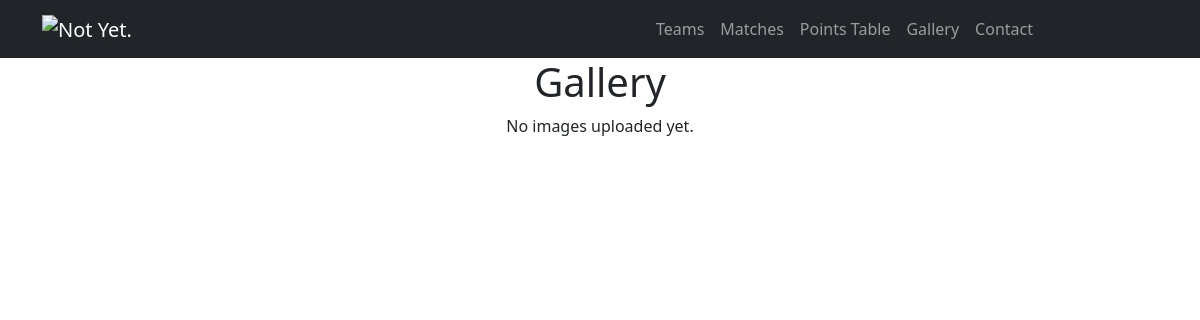
The page /gallery/ on the database as committed earlier.
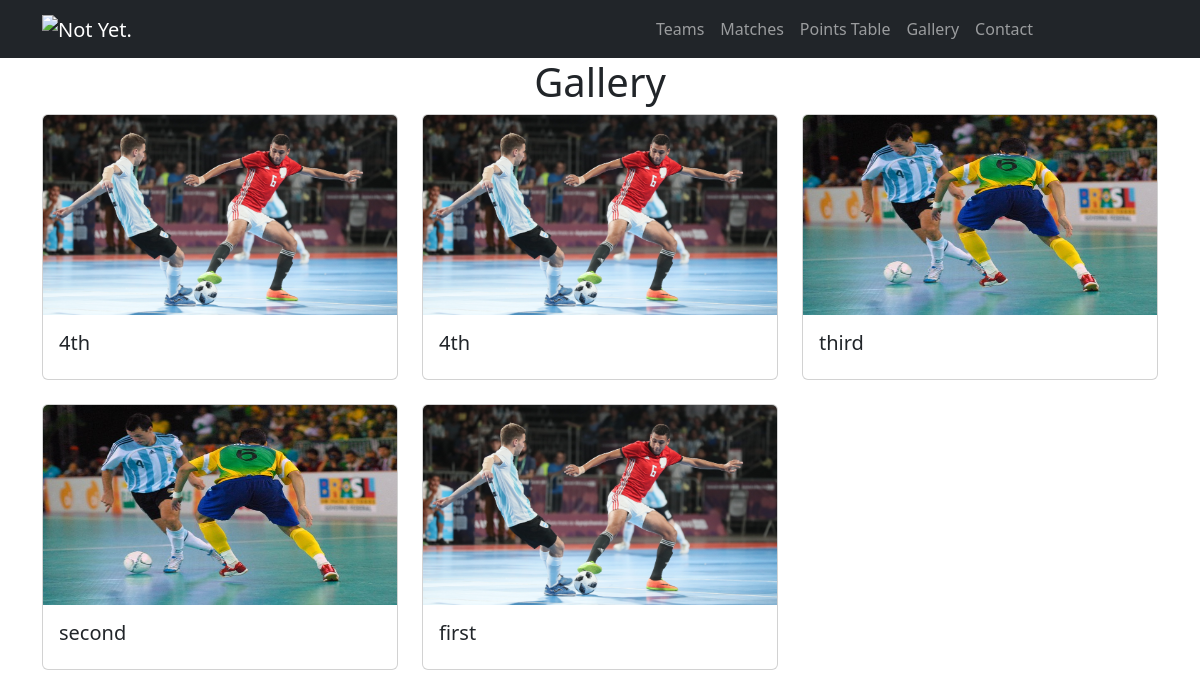
The same page on the database as committed later.
### tournaments/models.py (models this page shows, shortened)
class Gallery(models.Model):
    title = models.CharField(max_length=255, blank=True, null=True)
    image = models.ImageField(upload_to='gallery/')
    uploaded_at = models.DateTimeField(auto_now_add=True)

### tournaments/views.py (the view)
# urls.py: path('gallery/', views.gallery),
def gallery(request):
    images = Gallery.objects.all().order_by('-uploaded_at')
    return render(request, 'gallery.html', {'images': images})

### tournaments/templates/gallery.html
{% extends 'base.html' %}
{% block content %}
{% load static %}
<h1 class="text-center">Gallery</h1>
<div class="container">
    <div class="row">
        {% for image in images %}
        <div class="col-md-4">
            <div class="card mb-4">
                <img style="height: 200px; width: 360px;" src="{{ image.image.url }}" class="card-img-top img-fluid" alt="{{ image.title }}">
                <div class="card-body">
                    <h5 class="card-title">{{ image.title }}</h5>
                </div>
            </div>
        </div>
        {% empty %}
        <p class="text-center">No images uploaded yet.</p>
        {% endfor %}
    </div>
</div>
{% endblock %}

### tournaments/templates/base.html (shortened to what this page needs)
{% load static %}
<!DOCTYPE html>
<html lang="en">
<head>
    <link rel="stylesheet" href="{% static 'style.css' %}">
    <link href="https://cdn.jsdelivr.net/npm/bootstrap@5.3.3/dist/css/bootstrap.min.css" rel="stylesheet">
</head>
<body>
    <nav class="navbar navbar-expand-lg navbar-dark bg-dark" style="position: sticky;">
        <div class="container">
            <a class="navbar-brand" href="/">
                <img src="{% static 'images/' %}" alt="Not Yet." width="80" height="60">
              </a>
            <div class="collapse navbar-collapse" style="margin-left: 500px;">
                <ul class="navbar-nav ml-auto">
                    <li class="nav-item"><a class="nav-link" href="/teams/">Teams</a></li>
                    <li class="nav-item"><a class="nav-link" href="/matches/">Matches</a></li>
                    <li class="nav-item"><a class="nav-link" href="/points_table/">Points Table</a></li>
                    <li class="nav-item"><a class="nav-link" href="/gallery/">Gallery</a></li>
                    <li class="nav-item"><a class="nav-link" href="/contact/">Contact</a></li>
                </ul>
            </div>
        </div>
    </nav>
    {% block content%}
    {% endblock %}
</body>
</html>

### tournaments/static/style.css (style rules this page uses)
.navbar { position: sticky !important; top: 0; z-index: 1020; }

Rows that differ between the two databases and show on the page:
added Gallery: image (picture), title "4th"
added Gallery: image (picture), title "4th"
added Gallery: image (picture), title "third"
added Gallery: image (picture), title "second"
added Gallery: image (picture), title "first"
Other text that changed with them:
text no longer shown: "No images uploaded yet."
